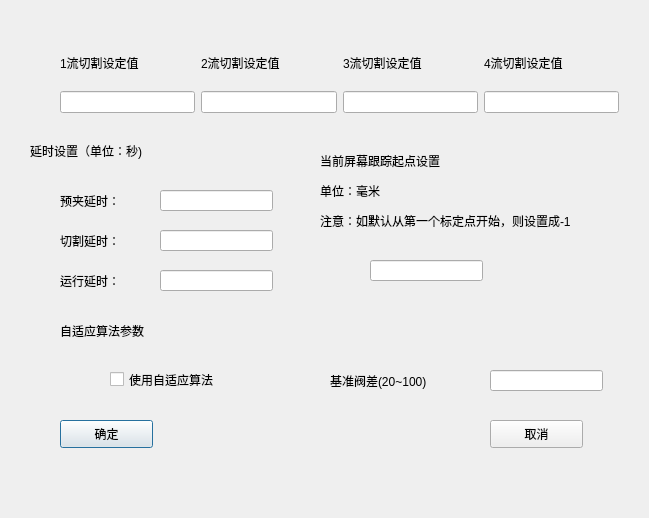
<?xml version="1.0" encoding="UTF-8"?>
<ui version="4.0">
 <class>Dialog</class>
 <widget class="QDialog" name="Dialog">
  <property name="geometry">
   <rect>
    <x>0</x>
    <y>0</y>
    <width>649</width>
    <height>518</height>
   </rect>
  </property>
  <property name="windowTitle">
   <string>算法设置</string>
  </property>
  <widget class="QLabel" name="label_4">
   <property name="geometry">
    <rect>
     <x>30</x>
     <y>140</y>
     <width>151</width>
     <height>21</height>
    </rect>
   </property>
   <property name="text">
    <string>延时设置（单位：秒)</string>
   </property>
  </widget>
  <widget class="QLabel" name="label_5">
   <property name="geometry">
    <rect>
     <x>60</x>
     <y>190</y>
     <width>81</width>
     <height>21</height>
    </rect>
   </property>
   <property name="text">
    <string>预夹延时：</string>
   </property>
  </widget>
  <widget class="QLineEdit" name="lineEdit_3">
   <property name="geometry">
    <rect>
     <x>160</x>
     <y>190</y>
     <width>113</width>
     <height>21</height>
    </rect>
   </property>
  </widget>
  <widget class="QLineEdit" name="lineEdit_4">
   <property name="geometry">
    <rect>
     <x>160</x>
     <y>230</y>
     <width>113</width>
     <height>21</height>
    </rect>
   </property>
  </widget>
  <widget class="QLabel" name="label_6">
   <property name="geometry">
    <rect>
     <x>60</x>
     <y>230</y>
     <width>81</width>
     <height>21</height>
    </rect>
   </property>
   <property name="text">
    <string>切割延时：</string>
   </property>
  </widget>
  <widget class="QLineEdit" name="lineEdit_5">
   <property name="geometry">
    <rect>
     <x>160</x>
     <y>270</y>
     <width>113</width>
     <height>21</height>
    </rect>
   </property>
  </widget>
  <widget class="QLabel" name="label_7">
   <property name="geometry">
    <rect>
     <x>60</x>
     <y>270</y>
     <width>81</width>
     <height>21</height>
    </rect>
   </property>
   <property name="text">
    <string>运行延时：</string>
   </property>
  </widget>
  <widget class="QLabel" name="label_8">
   <property name="geometry">
    <rect>
     <x>320</x>
     <y>150</y>
     <width>151</width>
     <height>21</height>
    </rect>
   </property>
   <property name="text">
    <string>当前屏幕跟踪起点设置</string>
   </property>
  </widget>
  <widget class="QLabel" name="label_9">
   <property name="geometry">
    <rect>
     <x>320</x>
     <y>180</y>
     <width>91</width>
     <height>21</height>
    </rect>
   </property>
   <property name="text">
    <string>单位：毫米</string>
   </property>
  </widget>
  <widget class="QLabel" name="label_10">
   <property name="geometry">
    <rect>
     <x>320</x>
     <y>210</y>
     <width>321</width>
     <height>21</height>
    </rect>
   </property>
   <property name="text">
    <string>注意：如默认从第一个标定点开始，则设置成-1</string>
   </property>
  </widget>
  <widget class="QLineEdit" name="lineEdit_6">
   <property name="geometry">
    <rect>
     <x>370</x>
     <y>260</y>
     <width>113</width>
     <height>21</height>
    </rect>
   </property>
  </widget>
  <widget class="QCheckBox" name="checkBox">
   <property name="geometry">
    <rect>
     <x>110</x>
     <y>370</y>
     <width>141</width>
     <height>19</height>
    </rect>
   </property>
   <property name="text">
    <string>使用自适应算法</string>
   </property>
  </widget>
  <widget class="QLabel" name="label_11">
   <property name="geometry">
    <rect>
     <x>60</x>
     <y>320</y>
     <width>111</width>
     <height>21</height>
    </rect>
   </property>
   <property name="text">
    <string>自适应算法参数</string>
   </property>
  </widget>
  <widget class="QLabel" name="label_12">
   <property name="geometry">
    <rect>
     <x>330</x>
     <y>370</y>
     <width>131</width>
     <height>21</height>
    </rect>
   </property>
   <property name="text">
    <string>基准阀差(20~100)</string>
   </property>
  </widget>
  <widget class="QLineEdit" name="lineEdit_7">
   <property name="geometry">
    <rect>
     <x>490</x>
     <y>370</y>
     <width>113</width>
     <height>21</height>
    </rect>
   </property>
  </widget>
  <widget class="QPushButton" name="Btn_Yes">
   <property name="geometry">
    <rect>
     <x>60</x>
     <y>420</y>
     <width>93</width>
     <height>28</height>
    </rect>
   </property>
   <property name="text">
    <string>确定</string>
   </property>
  </widget>
  <widget class="QPushButton" name="Btn_No">
   <property name="geometry">
    <rect>
     <x>490</x>
     <y>420</y>
     <width>93</width>
     <height>28</height>
    </rect>
   </property>
   <property name="text">
    <string>取消</string>
   </property>
  </widget>
  <widget class="QWidget" name="layoutWidget">
   <property name="geometry">
    <rect>
     <x>60</x>
     <y>40</y>
     <width>559</width>
     <height>73</height>
    </rect>
   </property>
   <layout class="QGridLayout" name="gridLayout">
    <item row="0" column="0" rowspan="2">
     <layout class="QVBoxLayout" name="verticalLayout">
      <item>
       <widget class="QLabel" name="Lab_SetCutLimt_f1">
        <property name="styleSheet">
         <string notr="true">
font: 75 10pt &quot;微软雅黑&quot;;

</string>
        </property>
        <property name="text">
         <string>1流切割设定值</string>
        </property>
       </widget>
      </item>
      <item>
       <widget class="QLineEdit" name="Lne_SetCutLimt_f1">
        <property name="styleSheet">
         <string notr="true">font: 75 10pt &quot;微软雅黑&quot;;</string>
        </property>
       </widget>
      </item>
     </layout>
    </item>
    <item row="0" column="1">
     <widget class="QLabel" name="Lab_SetCutLimt_f2">
      <property name="styleSheet">
       <string notr="true">
font: 75 10pt &quot;微软雅黑&quot;;

</string>
      </property>
      <property name="text">
       <string>2流切割设定值</string>
      </property>
     </widget>
    </item>
    <item row="0" column="2">
     <widget class="QLabel" name="Lab_SetCutLimt_f3">
      <property name="styleSheet">
       <string notr="true">
font: 75 10pt &quot;微软雅黑&quot;;

</string>
      </property>
      <property name="text">
       <string>3流切割设定值</string>
      </property>
     </widget>
    </item>
    <item row="0" column="3">
     <widget class="QLabel" name="Lab_SetCutLimt_f4">
      <property name="styleSheet">
       <string notr="true">
font: 75 10pt &quot;微软雅黑&quot;;

</string>
      </property>
      <property name="text">
       <string>4流切割设定值</string>
      </property>
     </widget>
    </item>
    <item row="1" column="1">
     <widget class="QLineEdit" name="Lne_SetCutLimt_f2">
      <property name="styleSheet">
       <string notr="true">font: 75 10pt &quot;微软雅黑&quot;;</string>
      </property>
     </widget>
    </item>
    <item row="1" column="2">
     <widget class="QLineEdit" name="Lne_SetCutLimt_f3">
      <property name="styleSheet">
       <string notr="true">font: 75 10pt &quot;微软雅黑&quot;;</string>
      </property>
     </widget>
    </item>
    <item row="1" column="3">
     <widget class="QLineEdit" name="Lne_SetCutLimt_f4">
      <property name="styleSheet">
       <string notr="true">font: 75 10pt &quot;微软雅黑&quot;;</string>
      </property>
     </widget>
    </item>
   </layout>
  </widget>
 </widget>
 <resources/>
 <connections/>
</ui>
